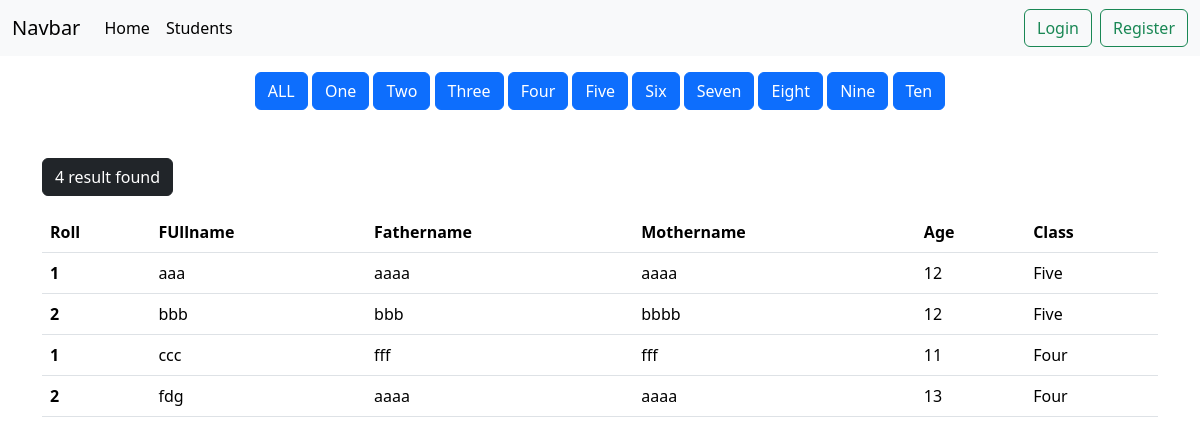
The page /student/ on the database its author committed.
### student/models.py (models this page shows, shortened)
class classModel(models.Model):
    name = models.CharField(max_length=100)
    slug = models.SlugField(max_length=100, unique=True, null=True, blank=True)

class StudentModel(models.Model):
    fullname = models.CharField(max_length=150)
    age = models.IntegerField()
    fatherName = models.CharField(max_length=150)
    motherName = models.CharField(max_length=150)
    roll = models.IntegerField()
    className = models.ManyToManyField(classModel)

### student/views.py (the view)
# urls.py: path('', views.showstudent, name='showstudent'),
def showstudent(request, class_slug = None):
    data = models.StudentModel.objects.all()
    if class_slug is not None:
        className = models.classModel.objects.get(slug = class_slug)
        data = models.StudentModel.objects.filter(className = className)
    classnames = models.classModel.objects.all()
    return render(request, 'showstudent.html', {'data': data, 'classname': classnames})

### student/templates/showstudent.html
{% extends "base.html" %}
{% block content %}
<div class="container">
    <div class="text-center mt-3">
        <button class="btn btn-primary"><a class="text-decoration-none text-white" href="{% url 'showstudent' %}">ALL</a></button>
        {% for i in classname %}
            <button class="btn btn-primary"><a class="text-decoration-none text-white" href="{% url 'class_slug_student' i.slug %}">  {{i.name}}</a></button>
        {% endfor %}
    </div>
    <br><br><button class="btn btn-dark mb-3">{{data | length}} result found</button><br>
<table class="table">
    <thead>
      <tr>
        <th scope="col">Roll</th>
        <th scope="col">FUllname</th>
        <th scope="col">Fathername</th>
        <th scope="col">Mothername</th>
        <th scope="col">Age</th>
        <th scope="col">Class</th>
      </tr>
    </thead>
    <tbody>
        {% for object in data %}
        <tr>
          <th scope="row">{{object.roll}}</th>
          <td>{{object.fullname}}</td>
          <td>{{object.fatherName}}</td>
          <td>{{object.motherName}}</td>
          <td>{{object.age}}</td>
          <td>{% for j in object.className.all %}
            {{j.name}}
            {% endfor %}</td>
        </tr>
        {% endfor %}
    </tbody>
  </table>
</div>
{% endblock content %}

### school/templates/base.html (shortened to what this page needs)
<!doctype html>
<html lang="en">
  <head>
    <link href="https://cdn.jsdelivr.net/npm/bootstrap@5.3.2/dist/css/bootstrap.min.css" rel="stylesheet">
  </head>
  <body>
    <nav class="navbar navbar-expand-lg bg-body-tertiary">
        <div class="container-fluid">
          <a class="navbar-brand" href="#">Navbar</a>
          <div class="collapse navbar-collapse" id="navbarSupportedContent">
            <ul class="navbar-nav me-auto mb-2 mb-lg-0">
              <li class="nav-item">
                <a class="nav-link active" aria-current="page" href="{% url 'home' %}">Home</a>
              </li>
              <li class="nav-item">
                <a class="nav-link active" aria-current="page" href="{% url 'showstudent' %}">Students</a>
              </li>
            </ul>
            <div class="d-flex gap-2">
              {% if request.user.is_authenticated %}
            <div class="text-md lg:flex-grow">
                <a href="#" class="block mt-4 lg:inline-block lg:mt-0 text-blue-900 hover:text-red-900 hover:font-black mr-4">
                    Report
                </a>
            </div>
            <div class="flex w-auto">
                <a href="{% url 'profile' %}" class="">Profile</a>
                <a href="{% url 'logout' %}" class="">Logout</a>
            </div>
        {% else %}
            <div>
              <a class="btn btn-outline-success" href="{% url 'login' %}">Login</a>
            </div>
            <div>
              <a class="btn btn-outline-success" href="{% url 'add_teacher' %}">Register</a>
            </div>
        {% endif %}
            </div>
          </div>
        </div>
      </nav>
    {% block content %}{% endblock content %}
  </body>
</html>

### rows shown on the page
classModel: name "One"
classModel: name "Two"
classModel: name "Three"
classModel: name "Four"
classModel: name "Five"
classModel: name "Six"
classModel: name "Seven"
classModel: name "Eight"
classModel: name "Nine"
classModel: name "Ten"
StudentModel: roll "1", fullname "aaa", fatherName "aaaa", motherName "aaaa", age "12"
StudentModel: roll "2", fullname "bbb", fatherName "bbb", motherName "bbbb", age "12"
StudentModel: roll "1", fullname "ccc", fatherName "fff", motherName "fff", age "11"
StudentModel: roll "2", fullname "fdg", fatherName "aaaa", motherName "aaaa", age "13"

### other values the page prints
{{ data | length }} "4"
